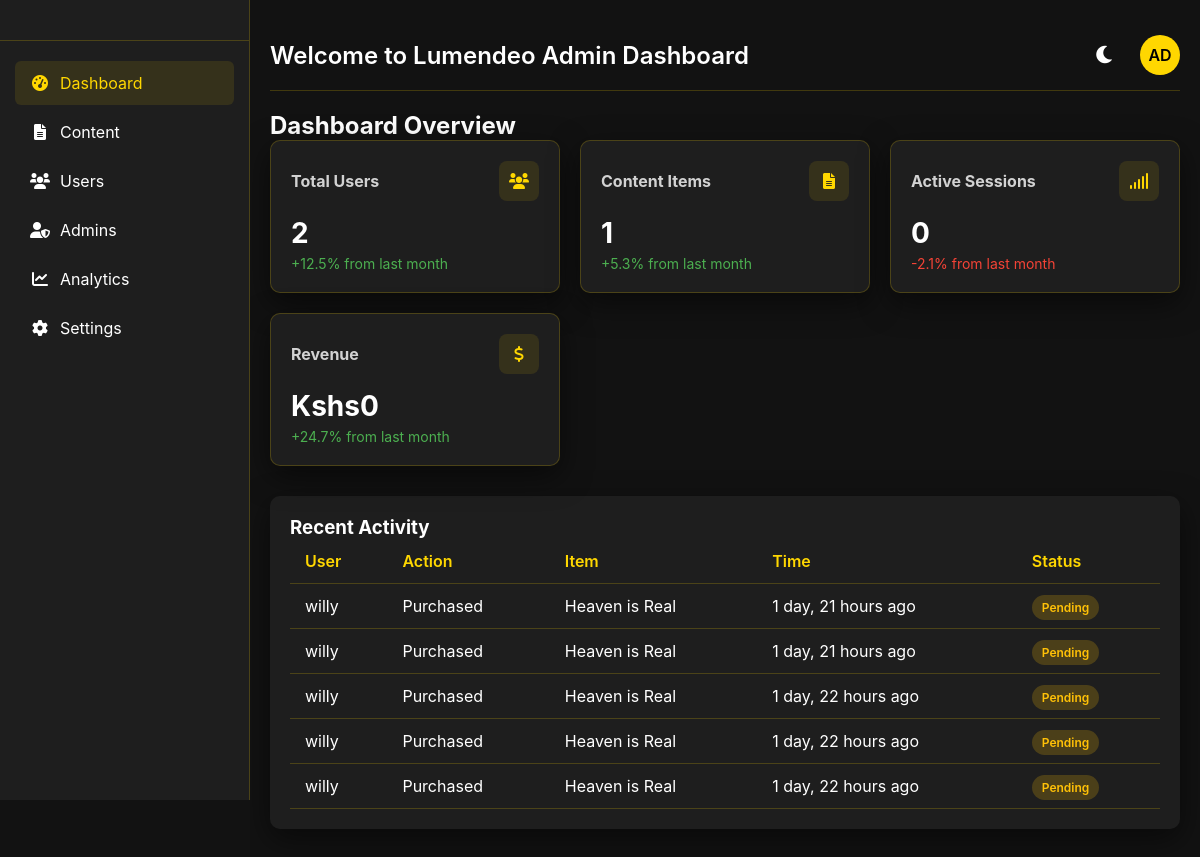
The app's page /dashboard, older data.
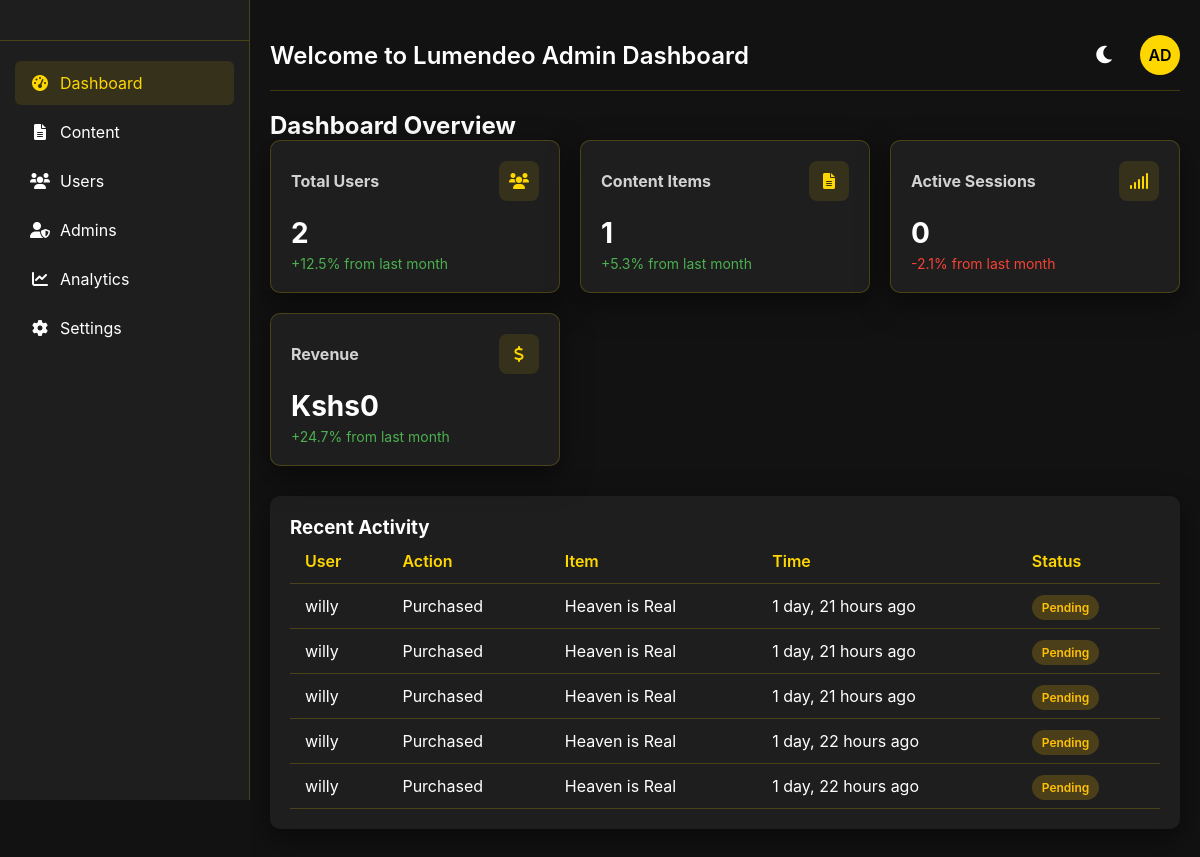
The same page, newer data.
### myapp/models.py (models this page shows, shortened)
class Payment(models.Model):
    phone = models.CharField(max_length=15)
    name= models.CharField(max_length=100,default="user")
    amount = models.DecimalField(max_digits=10, decimal_places=2)
    movie = models.ForeignKey(MonthlyVideo, on_delete=models.CASCADE)
    status = models.BooleanField(default=False)
    timestamp = models.DateTimeField(default=timezone.now)

class MonthlyVideo(models.Model):
    title = models.CharField(max_length=255)
    video = models.URLField()
    trailer = models.URLField()
    thumbnail = models.ImageField(upload_to='thumbnails/')
    year_published = models.PositiveIntegerField()
    introduction = models.TextField()
    date_uploaded = models.DateTimeField(auto_now_add=True)
    expire_date = models.DateTimeField(default=default_expire_date)
    cast = models.CharField(max_length=150)
    theme = models.CharField(max_length=150)
    length = models.CharField(max_length=150, default='2.0')
    movie_type = models.CharField(max_length=150, default='drama')

### myapp/views.py (the view)
# urls.py: path('dashboard',views.dashboard,name='dashboard'),
def dashboard(request):
    total_users = Payment.objects.values('phone').distinct().count()
    total_content_items = MonthlyVideo.objects.count()
    total_revenue = Payment.objects.filter(status=True).aggregate(Sum('amount'))['amount__sum'] or 0
    latest_movie = MonthlyVideo.objects.order_by('-date_uploaded').first()
    active_sessions = 0
    if latest_movie:
        active_sessions = Payment.objects.filter(status=True, movie=latest_movie).values('phone').distinct().count()
    recent_activity = Payment.objects.select_related('movie').order_by('-timestamp')[:5]
    context = {
        'total_users': total_users,
        'total_content_items': total_content_items,
        'active_sessions': active_sessions,
        'total_revenue': total_revenue,
        'recent_activity': recent_activity,
    }
    return render(request,"dashboard.html",context)

### template/dashboard.html (shortened to what the changed rows need)
<!DOCTYPE html>
<html lang="en">
<head>
    <link rel="stylesheet" href="https://cdnjs.cloudflare.com/ajax/libs/font-awesome/6.0.0-beta3/css/all.min.css">
</head>
<body>
    <div class="dashboard-container">
        <main class="main-content">
            <header class="header">
                <div class="welcome-message">
                    <h1>Welcome to Lumendeo Admin Dashboard</h1>
                </div>
            </header>
<div class="dashboard-sections">
  <section id="dashboard-overview" class="dashboard-section active">
    <h2 class="section-title">Dashboard Overview</h2>
    <div class="table-container">
      <table>
        <thead>
          <tr>
            <th>User</th>
            <th>Action</th>
            <th>Item</th>
            <th>Time</th>
            <th>Status</th>
          </tr>
        </thead>
        <tbody>
          {% for activity in recent_activity %}
          <tr>
            <td>{{ activity.name }}</td>
            <td>Purchased</td>
            <td>{{ activity.movie.title }}</td>
            <td>{{ activity.timestamp|timesince }} ago</td>
            <td>
              {% if activity.status %}
              <span class="status active">Completed</span>
              {% else %}
              <span class="status pending">Pending</span>
              {% endif %}
            </td>
          </tr>
          {% empty %}
          <tr><td colspan="5">No recent activity</td></tr>
          {% endfor %}
        </tbody>
      </table>
    </div>
  </section>
            </div>
        </main>
    </div>
</body>
</html>

Row changes from the older to the newer data that the page shows:
no longer on this page (row unchanged): Payment: name "willy", movie "Heaven is Real", timestamp "1 day, 22 hours", status "Pending"
added Payment: name "willy", movie "Heaven is Real", timestamp "1 day, 21 hours", status "Pending"
